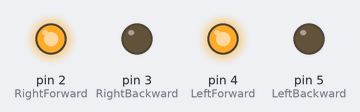
This sketch was run on a simulated Arduino Uno, built with avr-gcc and run on an emulated ATmega328P. Parts: output pins drawn as LEDs (lit = HIGH). What the sketch prints to the serial monitor is not drawn.

Above: at 0.1 s.
Timing chart, 0 to 1.6 s (numbered marks = the images above):
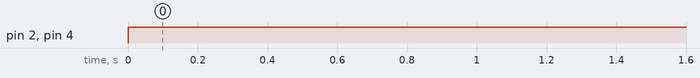

Measured:
- by itself, pin 2 (RightForward), pin 4 (LeftForward): LOW → HIGH at 0.00 s

The sketch:

car_functions.ino
```cpp
int RightForward = 2;
int RightBackward = 3;
int LeftForward = 4;
int LeftBackward = 5;


void setup() {
  // put your setup code here, to run once:
pinMode(RightForward, OUTPUT);
  pinMode(RightBackward, OUTPUT);
  pinMode(LeftForward, OUTPUT);
  pinMode(LeftBackward, OUTPUT);

  Serial.begin(9600);

}

void loop() {
  // put your main code here, to run repeatedly:
straight();
}

void turnRight()
{
  Serial.println("turnLeft");

  digitalWrite(RightForward, HIGH);
  digitalWrite(RightBackward, LOW);

  digitalWrite(LeftForward, LOW);
  digitalWrite(LeftBackward, LOW);
}

void straight()
{
   Serial.println("straight");

   digitalWrite(RightForward, HIGH);
   digitalWrite(RightBackward, LOW);
   digitalWrite(LeftForward, HIGH);
   digitalWrite(LeftBackward, LOW);
}

void turnLeft()
{
Serial.println("turnR");

  digitalWrite(RightForward, LOW);
  digitalWrite(RightBackward, LOW);

  digitalWrite(LeftForward, HIGH);
  digitalWrite(LeftBackward, LOW);
}

void turnRightmost()
{
  Serial.println("turnRightmost");

  digitalWrite(RightForward, HIGH);
  digitalWrite(RightBackward, LOW);

  digitalWrite(LeftForward, LOW);
  digitalWrite(LeftBackward, HIGH);

}
void Reverse()
{

  digitalWrite(RightForward, LOW);
  digitalWrite(RightBackward, HIGH);

  digitalWrite(LeftForward, LOW);
  digitalWrite(LeftBackward, HIGH);
}

void turnLeftmost()
{

  digitalWrite(RightForward, LOW);
  digitalWrite(RightBackward, HIGH);

  digitalWrite(LeftForward, HIGH);
  digitalWrite(LeftBackward, LOW);

}


void Stop()
{

  digitalWrite(RightForward, LOW);
  digitalWrite(RightBackward, LOW);

  digitalWrite(LeftForward, LOW);
  digitalWrite(LeftBackward, LOW);

}

void turnRightbackward()
{


  digitalWrite(RightForward, LOW);
  digitalWrite(RightBackward, HIGH);

  digitalWrite(LeftForward, LOW);
  digitalWrite(LeftBackward, LOW);

}

void turnLeftbackward()
{


  digitalWrite(RightForward, LOW);
  digitalWrite(RightBackward, LOW);

  digitalWrite(LeftForward, LOW);
  digitalWrite(LeftBackward, HIGH);

}
```
